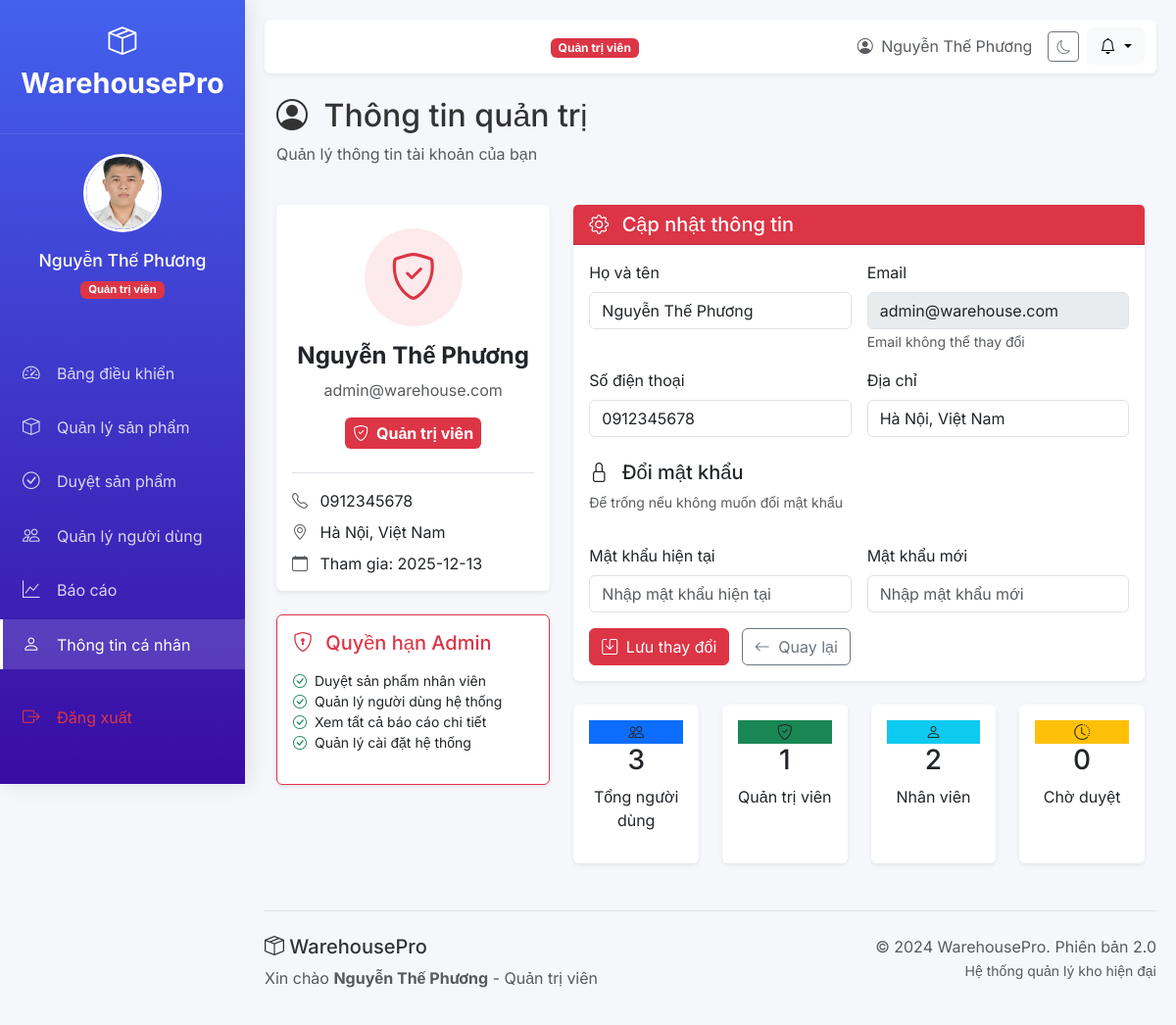
Screenshot of /profile (signed in) with the database file from the repository.
### tables this page shows
CREATE TABLE users (
            id INTEGER PRIMARY KEY AUTOINCREMENT,
            email TEXT UNIQUE NOT NULL,
            password TEXT NOT NULL,
            full_name TEXT NOT NULL,
            role TEXT NOT NULL,
            avatar TEXT,
            phone TEXT,
            address TEXT,
            status TEXT DEFAULT 'active',
            created_at TIMESTAMP DEFAULT CURRENT_TIMESTAMP
        );

### main.py (the view)
@app.get("/profile", response_class=HTMLResponse)
async def profile_page(request: Request):
    user = get_current_user(request)
    if not user:
        return RedirectResponse("/login", status_code=302)
    conn = get_db_connection()
    cursor = conn.cursor()
    cursor.execute("SELECT COUNT(*) FROM users")
    total_users = cursor.fetchone()[0]
    cursor.execute("SELECT COUNT(*) FROM users WHERE role = 'admin'")
    admin_count = cursor.fetchone()[0]
    cursor.execute("SELECT COUNT(*) FROM users WHERE role = 'staff'")
    staff_count = cursor.fetchone()[0]
    cursor.execute("SELECT COUNT(*) FROM products WHERE status = 'pending'")
    pending_products = cursor.fetchone()[0]
    conn.close()
    return templates.TemplateResponse(
        "profile.html",
        {
            "request": request,
            "title": "Thông tin cá nhân",
            "user": user,
            "stats": {
                "total_users": total_users,
                "admin_count": admin_count,
                "staff_count": staff_count,
                "pending_products": pending_products
            }
        }
    )

### templates/profile.html (shortened to what this page needs)
{% extends "base.html" %}
{% block content %}
<div class="row mb-4">
    <div class="col-12">
        <h2><i class="bi bi-person-circle me-2"></i>
            Thông tin {% if user.role == 'admin' %}quản trị{% else %}cá nhân{% endif %}
        </h2>
        <p class="text-muted">Quản lý thông tin tài khoản của bạn</p>
    </div>
</div>
<div class="row">
    <div class="col-md-4">
        <div class="card shadow-sm border-0 mb-4">
            <div class="card-body text-center">
                <div class="avatar-lg mb-3 mt-2">
                    {% if user.role == 'admin' %}
                    <div class="rounded-circle bg-danger bg-opacity-10 d-inline-flex align-items-center justify-content-center" style="width: 100px; height: 100px;">
                        <i class="bi bi-shield-check text-danger" style="font-size: 3rem;"></i>
                    </div>
                    {% else %}
                    <div class="rounded-circle bg-primary bg-opacity-10 d-inline-flex align-items-center justify-content-center" style="width: 100px; height: 100px;">
                        <i class="bi bi-person text-primary" style="font-size: 3rem;"></i>
                    </div>
                    {% endif %}
                </div>
                <h4 class="fw-bold">{{ user.full_name }}</h4>
                <p class="text-muted">{{ user.email }}</p>
                <span class="badge {% if user.role == 'admin' %}bg-danger{% else %}bg-primary{% endif %} fs-6 p-2">
                    <i class="bi bi-{% if user.role == 'admin' %}shield-check{% else %}person{% endif %} me-1"></i>
                    {{ 'Quản trị viên' if user.role == 'admin' else 'Nhân viên' }}
                </span>
                <div class="mt-4 pt-3 border-top text-start">
                    <p class="mb-2"><i class="bi bi-telephone me-2 text-muted"></i> {{ user.phone or 'Chưa cập nhật' }}</p>
                    <p class="mb-2"><i class="bi bi-geo-alt me-2 text-muted"></i> {{ user.address or 'Chưa cập nhật' }}</p>
                    {% if user.created_at %}
                    <p class="mb-0"><i class="bi bi-calendar me-2 text-muted"></i> Tham gia: {{ user.created_at[:10] }}</p>
                    {% endif %}
                </div>
            </div>
        </div>
        {% if user.role == 'admin' %}
        <div class="card mt-3 border-danger shadow-sm">
            <div class="card-body">
                <h5 class="card-title text-danger mb-3"><i class="bi bi-shield-lock me-2"></i> Quyền hạn Admin</h5>
                <ul class="list-unstyled small">
                    <li><i class="bi bi-check-circle text-success me-1"></i> Duyệt sản phẩm nhân viên</li>
                    <li><i class="bi bi-check-circle text-success me-1"></i> Quản lý người dùng hệ thống</li>
                    <li><i class="bi bi-check-circle text-success me-1"></i> Xem tất cả báo cáo chi tiết</li>
                    <li><i class="bi bi-check-circle text-success me-1"></i> Quản lý cài đặt hệ thống</li>
                </ul>
            </div>
        </div>
        {% endif %}
    </div>
    <div class="col-md-8">
        <div class="card shadow-sm border-0">
            <div
                class="card-header {% if user.role == 'admin' %}bg-danger text-white{% else %}bg-primary text-white{% endif %}">
                <h5 class="mb-0"><i class="bi bi-gear me-2"></i> Cập nhật thông tin</h5>
            </div>
            <div class="card-body">
                <form method="post" action="/profile/update">
                    <div class="row g-3">
                        <div class="col-md-6">
                            <label class="form-label">Họ và tên</label>
                            <input type="text" class="form-control" name="full_name" value="{{ user.full_name }}"
                                required>
                        </div>
                        <div class="col-md-6">
                            <label class="form-label">Email</label>
                            <input type="email" class="form-control" value="{{ user.email }}" disabled>
                            <small class="text-muted">Email không thể thay đổi</small>
                        </div>
                        <div class="col-md-6">
                            <label class="form-label">Số điện thoại</label>
                            <input type="text" class="form-control" name="phone" value="{{ user.phone or '' }}"
                                placeholder="Nhập số điện thoại">
                        </div>
                        <div class="col-md-6">
                            <label class="form-label">Địa chỉ</label>
                            <input type="text" class="form-control" name="address" value="{{ user.address or '' }}"
                                placeholder="Nhập địa chỉ">
                        </div>
                        <div class="col-12 mt-4">
                            <h5><i class="bi bi-lock me-2"></i> Đổi mật khẩu</h5>
                            <p class="text-muted small">Để trống nếu không muốn đổi mật khẩu</p>
                        </div>
                        <div class="col-md-6">
                            <label class="form-label">Mật khẩu hiện tại</label>
                            <input type="password" class="form-control" name="current_password"
                                placeholder="Nhập mật khẩu hiện tại">
                        </div>
                        <div class="col-md-6">
                            <label class="form-label">Mật khẩu mới</label>
                            <input type="password" class="form-control" name="new_password"
                                placeholder="Nhập mật khẩu mới">
                        </div>
                        <div class="col-12 mt-3">
                            <button type="submit"
                                class="btn {% if user.role == 'admin' %}btn-danger{% else %}btn-primary{% endif %}">
                                <i class="bi bi-save me-1"></i> Lưu thay đổi
                            </button>
                            <a href="/dashboard" class="btn btn-outline-secondary ms-2">
                                <i class="bi bi-arrow-left me-1"></i> Quay lại
                            </a>
                        </div>
                    </div>
                </form>
            </div>
        </div>
        {% if user.role == 'admin' and stats %}
        <div class="row mt-4">
            <div class="col-md-3">
                <div class="card shadow-sm border-0 h-100 p-3 text-center">
                    <div class="card-icon bg-primary">
                        <i class="bi bi-people"></i>
                    </div>
                    <h3 class="stat-value">{{ stats.total_users or 0 }}</h3>
                    <p class="stat-label">Tổng người dùng</p>
                </div>
            </div>
            <div class="col-md-3">
                <div class="card shadow-sm border-0 h-100 p-3 text-center">
                    <div class="card-icon bg-success">
                        <i class="bi bi-shield-check"></i>
                    </div>
                    <h3 class="stat-value">{{ stats.admin_count or 0 }}</h3>
                    <p class="stat-label">Quản trị viên</p>
                </div>
            </div>
            <div class="col-md-3">
                <div class="card shadow-sm border-0 h-100 p-3 text-center">
                    <div class="card-icon bg-info">
                        <i class="bi bi-person"></i>
                    </div>
                    <h3 class="stat-value">{{ stats.staff_count or 0 }}</h3>
                    <p class="stat-label">Nhân viên</p>
                </div>
            </div>
            <div class="col-md-3">
                <div class="card shadow-sm border-0 h-100 p-3 text-center">
                    <div class="card-icon bg-warning">
                        <i class="bi bi-clock-history"></i>
                    </div>
                    <h3 class="stat-value">{{ stats.pending_products or 0 }}</h3>
                    <p class="stat-label">Chờ duyệt</p>
                </div>
            </div>
        </div>
        {% endif %}
    </div>
</div>
{% endblock %}

### templates/base.html (shortened to what this page needs)
<!DOCTYPE html>
<html lang="vi" data-bs-theme="light">
<head>
    <link href="https://cdn.jsdelivr.net/npm/bootstrap@5.3.3/dist/css/bootstrap.min.css" rel="stylesheet">
    <link rel="stylesheet" href="https://cdn.jsdelivr.net/npm/bootstrap-icons@1.11.1/font/bootstrap-icons.css">
</head>
<body>
    <div class="sidebar">
        <div class="sidebar-header">
            <a href="/dashboard" class="logo">
                <i class="bi bi-box-seam"></i> WarehousePro
            </a>
        </div>
        {% if user %}
        <div class="user-profile">
            <img src="{{ user.get('avatar', '/static/img/avatars/default.png') }}" class="avatar"
                alt="{{ user.full_name }}">
            <div class="user-info mt-2">
                <h5>{{ user.full_name }}</h5>
                <span class="badge {% if user.role == 'admin' %}bg-danger{% else %}bg-primary{% endif %}">
                    {{ 'Quản trị viên' if user.role == 'admin' else 'Nhân viên' }}
                </span>
            </div>
        </div>
        {% endif %}
        <ul class="sidebar-menu">
            <li>
                <a href="/dashboard" class="{% if request.url.path == '/dashboard' %}active{% endif %}">
                    <i class="bi bi-speedometer2"></i> Bảng điều khiển
                </a>
            </li>
            <li>
                <a href="/products"
                    class="{% if request.url.path.startswith('/products') and not request.url.path.startswith('/admin/approve') %}active{% endif %}">
                    <i class="bi bi-box"></i> Quản lý sản phẩm
                </a>
            </li>
            {% if user and user.role == 'admin' %}
            <li>
                <a href="/admin/approve-products"
                    class="{% if request.url.path == '/admin/approve-products' %}active{% endif %}">
                    <i class="bi bi-check-circle"></i> Duyệt sản phẩm
                </a>
            </li>
            <li>
                <a href="/admin/users" class="{% if request.url.path == '/admin/users' %}active{% endif %}">
                    <i class="bi bi-people"></i> Quản lý người dùng
                </a>
            </li>
            {% endif %}
            <li>
                <a href="/reports" class="{% if request.url.path == '/reports' %}active{% endif %}">
                    <i class="bi bi-graph-up"></i> Báo cáo
                </a>
            </li>
            <li>
                <a href="/profile" class="{% if request.url.path == '/profile' %}active{% endif %}">
                    <i class="bi bi-person"></i> Thông tin cá nhân
                </a>
            </li>
            <li class="mt-4">
                <a href="/logout" class="text-danger">
                    <i class="bi bi-box-arrow-right"></i> Đăng xuất
                </a>
            </li>
        </ul>
    </div>
    <div class="main-content">
        <nav class="navbar navbar-expand-lg navbar-light bg-white shadow-sm rounded mb-4">
            <div class="container-fluid">
                <div class="d-flex align-items-center">
                    <span class="navbar-brand mb-0 h1 d-none d-lg-block">
                        <i class="bi bi-box-seam me-2"></i>
                    </span>
                    <div class="ms-3">
                        <span
                            class="badge {% if user and user.role == 'admin' %}bg-danger{% else %}bg-primary{% endif %}">
                            {{ 'Quản trị viên' if user and user.role == 'admin' else 'Nhân viên' }}
                        </span>
                    </div>
                </div>
                <div class="d-flex align-items-center">
                    <span class="text-muted me-3 d-none d-md-block">
                        <i class="bi bi-person-circle me-1"></i>
                        {{ user.full_name if user else '' }}
                    </span>
                    <button class="btn btn-outline-secondary btn-sm me-2" onclick="toggleDarkMode()">
                        <i class="bi bi-moon"></i>
                    </button>
                    <div class="dropdown">
                        <button class="btn btn-light dropdown-toggle" type="button" data-bs-toggle="dropdown">
                            <i class="bi bi-bell"></i>
                        </button>
                    </div>
                </div>
            </div>
        </nav>
        <div class="container-fluid">
            {% block content %}{% endblock %}
        </div>
        <footer class="mt-5 pt-4 border-top">
            <div class="row">
                <div class="col-md-6">
                    <h5><i class="bi bi-box-seam"></i> WarehousePro</h5>
                    <p class="text-muted">
                        {% if user %}
                        Xin chào <strong>{{ user.full_name }}</strong> -
                        {{ 'Quản trị viên' if user.role == 'admin' else 'Nhân viên' }}
                        {% else %}
                        Hệ thống quản lý kho hàng thông minh & chuyên nghiệp
                        {% endif %}
                    </p>
                </div>
                <div class="col-md-6 text-end">
                    <p class="text-muted">
                        © 2024 WarehousePro. Phiên bản 2.0<br>
                        <small>Hệ thống quản lý kho hiện đại</small>
                    </p>
                </div>
            </div>
        </footer>
    </div>
</body>
</html>

### rows the page displays
users: get (picture), full_name "Nguyễn Thế Phương", role "Quản trị viên", email "admin@warehouse.com", phone "0912345678", address "Hà Nội, Việt Nam", created_at "2025-12-13"

### other values shown
{{ stats.total_users or 0 }} "3"
{{ stats.admin_count or 0 }} "1"
{{ stats.staff_count or 0 }} "2"
{{ stats.pending_products or 0 }} "0"
